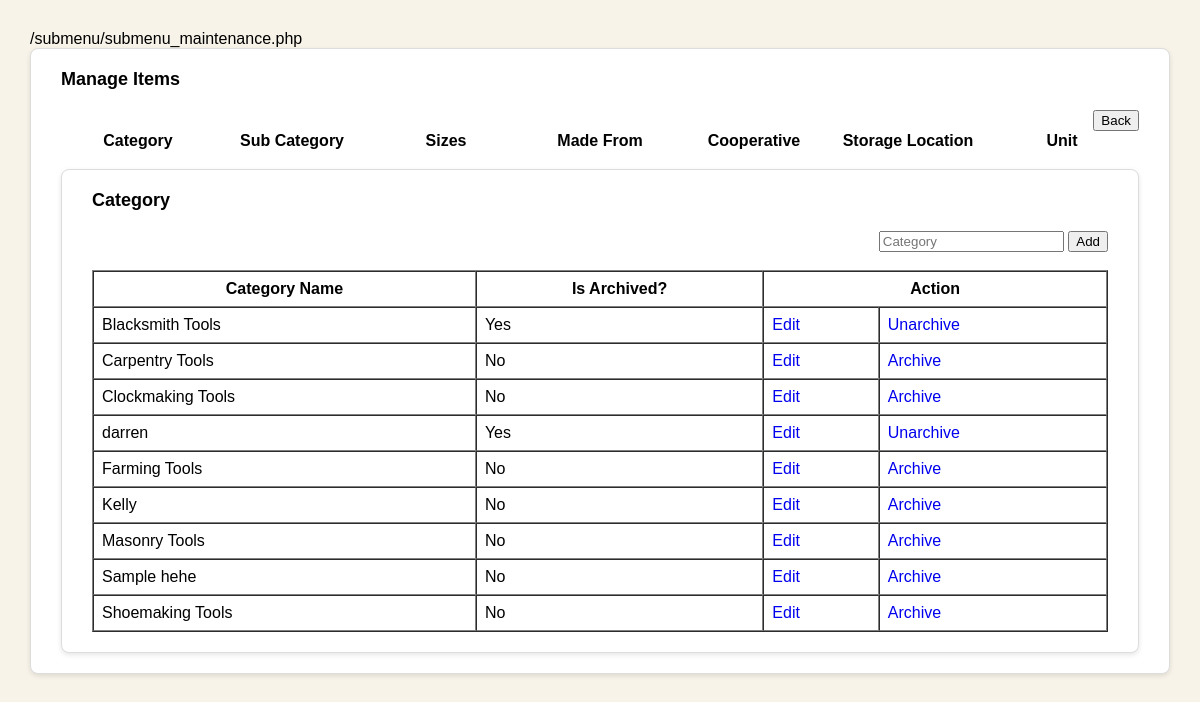
Page /submenu/submenu_maintenance.php (signed in) on the earlier database version.
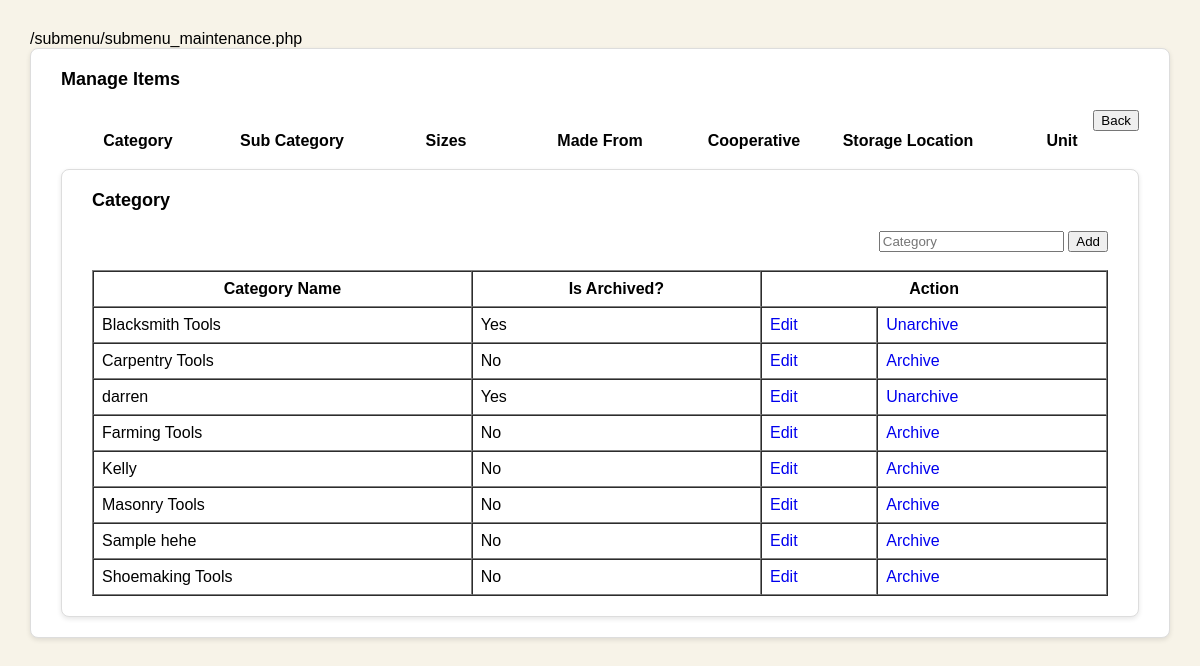
Same page on the later database version.
### tables this page shows
CREATE TABLE `tblcategory` (
  `categoryid` int(11) NOT NULL AUTO_INCREMENT,
  `category` varchar(128) DEFAULT '',
  `is_archived` varchar(128) DEFAULT 'No',
  PRIMARY KEY (`categoryid`)
);

### submenu/category.php (the view, shortened to what this page needs)
<?php include('../includes/init.php'); ?>
<?php
$category = '';
$categoryid = '';
?>
<div class="main-container">
    <div class="section-title">Category</div>
    <div align="right">
        <input type="text" id="category" value="<?php echo htmlspecialchars($category); ?>" placeholder="Category" />
        <button onclick="add_edit_category(<?php echo $categoryid ? $categoryid : 'null'; ?>);">
            <?php echo $categoryid ? 'Update' : 'Add'; ?>
        </button>
    </div>
    <br>
    <table border="1" width="100%" cellpadding="8" cellspacing="0">
        <tr>
            <th>Category Name</th>
            <th>Is Archived?</th>
            <th colspan="2">Action</th>
        </tr>
        <?php
        $rs = mysqli_query($db_connection, "SELECT categoryid, category, is_archived FROM tblcategory ORDER BY category ASC");
        while ($rw = mysqli_fetch_assoc($rs)) {
            $archived = $rw['is_archived'] === 'Yes' ? 'Yes' : 'No';
            $toggleText = $archived === 'Yes' ? 'Unarchive' : 'Archive';
            echo '<tr>
                <td>' . htmlspecialchars($rw['category']) . '</td>
                <td>' . $archived . '</td>
                <td><a style="text-decoration:none;" href="javascript:void(0);" onclick="ajax_fn(\'submenu/category.php?categoryid=' . $rw['categoryid'] . '\',\'tmp_content\');">Edit</a></td>
                <td><a style="text-decoration:none;" href="javascript:void(0);" onclick="ajax_fn(\'submenu/category.php?archive_not=' . $rw['categoryid'] . '\',\'tmp_content\');">' . $toggleText . '</a></td>
            </tr>';
        }
        ?>
    </table>
</div>

Differences in the rows shown:
removed tblcategory: category "Clockmaking Tools", is_archived "No", is_archived "Archive"
